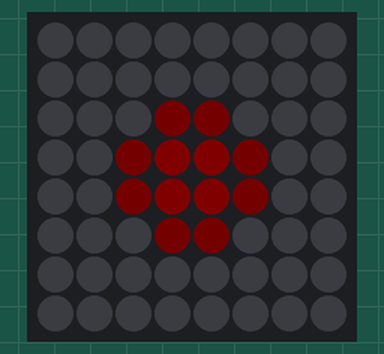
Simulated run of this program. Board: ESP32 board running MicroPython. Parts: 8×8 RGB LED matrix (first LED top left, wired row by row, every second row reversed). Dim RGB values are drawn brighter than linear.

Above: at 0.15 s.

The program:

matrix_heartbeat.py
```python
import machine
import math
import neopixel
import time

DATA_PIN = 14
WIDTH = 8
HEIGHT = 8
NUM_LEDS = WIDTH * HEIGHT

CENTER_X = (WIDTH - 1) / 2
CENTER_Y = (HEIGHT - 1) / 2
PEAK = (80, 0, 0)
RING_WIDTH = 1.2
MAX_RADIUS = 6.0

np = neopixel.NeoPixel(machine.Pin(DATA_PIN, machine.Pin.OUT), NUM_LEDS)


def xy(x, y):
    if y % 2 == 0:
        return y * WIDTH + x
    return y * WIDTH + (WIDTH - 1 - x)


DIST = [
    [math.sqrt((x - CENTER_X) ** 2 + (y - CENTER_Y) ** 2) for x in range(WIDTH)]
    for y in range(HEIGHT)
]


def render(radius, intensity):
    for y in range(HEIGHT):
        for x in range(WIDTH):
            d = DIST[y][x] - radius
            falloff = math.exp(-(d * d) / (RING_WIDTH * RING_WIDTH))
            v = intensity * falloff
            np[xy(x, y)] = (int(PEAK[0] * v), int(PEAK[1] * v), int(PEAK[2] * v))
    np.write()


def pulse(duration_s, peak_intensity, steps=18):
    dt = duration_s / steps
    for i in range(steps):
        progress = i / (steps - 1)
        radius = progress * MAX_RADIUS
        # fade the ring as it expands outward
        intensity = peak_intensity * (1.0 - 0.5 * progress)
        render(radius, intensity)
        time.sleep(dt)


while True:
    # lub
    pulse(0.38, peak_intensity=0.1)
    time.sleep(0.08)
    # dub (softer)
    # pulse(0.22, peak_intensity=0.2)
    # rest
    render(MAX_RADIUS + 2, 0.0)
    time.sleep(0.6)
```
